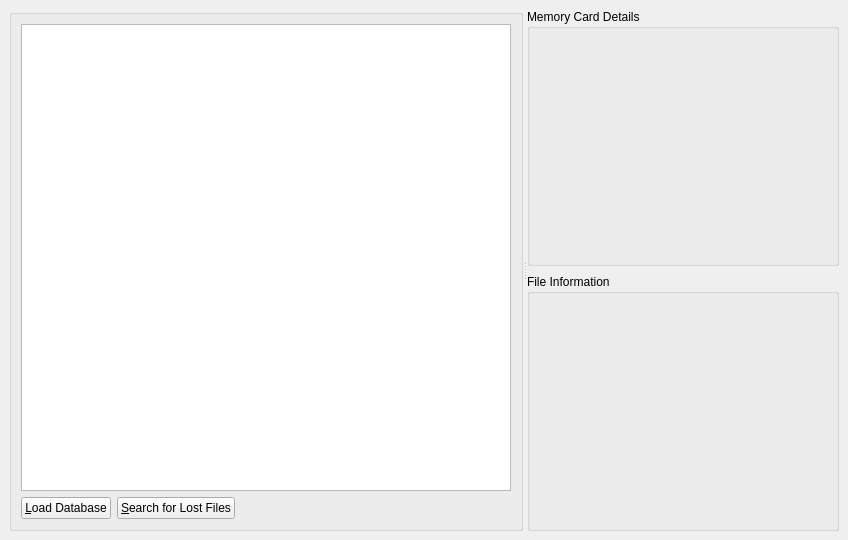
<?xml version="1.0" encoding="UTF-8"?>
<ui version="4.0">
 <class>McRecoverWindow</class>
 <widget class="QMainWindow" name="McRecoverWindow">
  <property name="geometry">
   <rect>
    <x>0</x>
    <y>0</y>
    <width>848</width>
    <height>540</height>
   </rect>
  </property>
  <property name="acceptDrops">
   <bool>true</bool>
  </property>
  <property name="windowTitle">
   <string>GameCube Memory Card Recovery Program</string>
  </property>
  <widget class="QWidget" name="centralwidget">
   <layout class="QHBoxLayout" name="hboxMainLayout">
    <item>
     <widget class="QSplitter" name="splitter">
      <property name="orientation">
       <enum>Qt::Horizontal</enum>
      </property>
      <property name="childrenCollapsible">
       <bool>false</bool>
      </property>
      <widget class="QWidget" name="">
       <layout class="QVBoxLayout" name="vboxFileList">
        <item>
         <widget class="QGroupBox" name="grpFileList">
          <layout class="QVBoxLayout" name="vboxGrpFileList">
           <item>
            <widget class="QTreeView" name="lstFileList">
             <property name="alternatingRowColors">
              <bool>true</bool>
             </property>
             <property name="rootIsDecorated">
              <bool>false</bool>
             </property>
            </widget>
           </item>
           <item>
            <layout class="QHBoxLayout" name="hboxCmdButtons">
             <item>
              <widget class="QPushButton" name="btnLoadDatabase">
               <property name="text">
                <string>&amp;Load Database</string>
               </property>
              </widget>
             </item>
             <item>
              <widget class="QPushButton" name="btnSearchLostFiles">
               <property name="text">
                <string>&amp;Search for Lost Files</string>
               </property>
              </widget>
             </item>
             <item>
              <spacer name="hspcCmdButtons">
               <property name="orientation">
                <enum>Qt::Horizontal</enum>
               </property>
               <property name="sizeHint" stdset="0">
                <size>
                 <width>40</width>
                 <height>20</height>
                </size>
               </property>
              </spacer>
             </item>
            </layout>
           </item>
          </layout>
         </widget>
        </item>
       </layout>
      </widget>
      <widget class="QWidget" name="">
       <layout class="QVBoxLayout" name="vboxCardFileInfo">
        <property name="spacing">
         <number>8</number>
        </property>
        <item>
         <widget class="QGroupBox" name="grpMemCardInfo">
          <property name="title">
           <string>Memory Card Details</string>
          </property>
          <layout class="QVBoxLayout" name="vboxMemCardInfo">
           <item>
            <spacer name="vspcMemCardInfo">
             <property name="orientation">
              <enum>Qt::Vertical</enum>
             </property>
             <property name="sizeHint" stdset="0">
              <size>
               <width>20</width>
               <height>40</height>
              </size>
             </property>
            </spacer>
           </item>
          </layout>
         </widget>
        </item>
        <item>
         <widget class="QGroupBox" name="grpFileInfo">
          <property name="title">
           <string>File Information</string>
          </property>
          <layout class="QVBoxLayout" name="vboxFileInfo">
           <item>
            <widget class="MemCardFileView" name="mcfFileView" native="true">
             <property name="minimumSize">
              <size>
               <width>146</width>
               <height>32</height>
              </size>
             </property>
             <property name="focusPolicy">
              <enum>Qt::TabFocus</enum>
             </property>
            </widget>
           </item>
           <item>
            <spacer name="vspcFileInfo">
             <property name="orientation">
              <enum>Qt::Vertical</enum>
             </property>
             <property name="sizeHint" stdset="0">
              <size>
               <width>20</width>
               <height>40</height>
              </size>
             </property>
            </spacer>
           </item>
          </layout>
         </widget>
        </item>
       </layout>
      </widget>
     </widget>
    </item>
   </layout>
  </widget>
 </widget>
 <customwidgets>
  <customwidget>
   <class>MemCardFileView</class>
   <extends>QWidget</extends>
   <header>MemCardFileView.hpp</header>
   <container>1</container>
  </customwidget>
 </customwidgets>
 <tabstops>
  <tabstop>lstFileList</tabstop>
  <tabstop>btnLoadDatabase</tabstop>
  <tabstop>btnSearchLostFiles</tabstop>
  <tabstop>mcfFileView</tabstop>
 </tabstops>
 <resources/>
 <connections/>
</ui>
